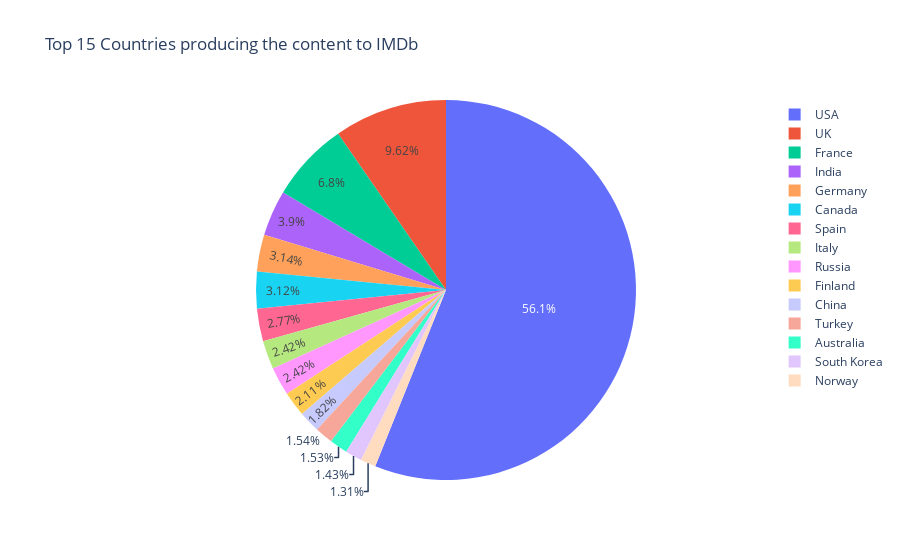

Notebook code for this chart:
### Code cell
Visualization = px.pie(values=top15countries, 
                       names=top15countries.index,title='Top 15 Countries producing the content to IMDb')

Visualization.show()

### Figure 1 — Plotly figure (JSON) as saved in the notebook; plotly's stock layout.template omitted (floating-point values rounded to 4 significant figures)
{"data": [{"domain": {"x": [0, 1], "y": [0, 1]}, "hovertemplate": "label=%{label}<br>value=%{value}<extra></extra>", "labels": ["USA", "UK", "France", "India", "Germany", "Canada", "Spain", "Italy", "Russia", "Finland", "China", "Turkey", "Australia", "South Korea", "Norway"], "legendgroup": "", "name": "", "showlegend": true, "type": "pie", "values": [6012, 1031, 729, 418, 337, 335, 297, 260, 260, 226, 195, 165, 164, 153, 140]}], "layout": {"autosize": true, "legend": {"tracegroupgap": 0}, "title": {"text": "Top 15 Countries producing the content to IMDb"}}}
